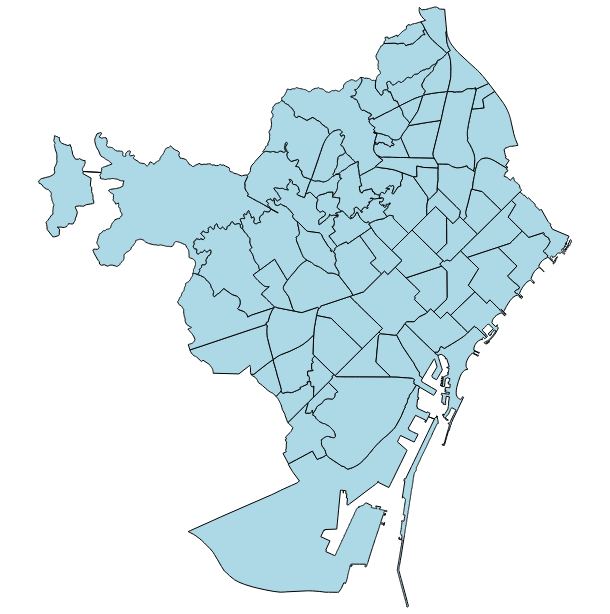

Here is the notebook cell this chart was saved with:
### Code cell
neigh_layer

### Figure 1 — Vega specification as saved in the notebook (floating-point values rounded to 4 significant figures; data arrays with more than 128 entries replaced by an {"elided": "..."} marker saying what was removed)
{"$schema": "https://vega.github.io/schema/vega/v6.json", "data": [{"name": "data-ff3992ad043cdfa6038f5a9446ee4523", "values": [{"name": "la Barceloneta", "type": "Feature", "geometry": {"type": "Polygon", "coordinates": {"elided": "1x539x2 float values"}}}, {"name": "la Marina del Prat Vermell", "type": "Feature", "geometry": {"type": "Polygon", "coordinates": {"elided": "1x2940x2 float values"}}}, {"name": "Sant Antoni", "type": "Feature", "geometry": {"type": "Polygon", "coordinates": [[[2.168, 41.38], [2.168, 41.38], [2.158, 41.38], [2.156, 41.38], [2.154, 41.38], [2.151, 41.38], [2.15, 41.38], [2.15, 41.38], [2.152, 41.38], [2.153, 41.38], [2.156, 41.38], [2.159, 41.38], [2.161, 41.38], [2.162, 41.38], [2.163, 41.39], [2.164, 41.39], [2.165, 41.39], [2.164, 41.39], [2.163, 41.38], [2.167, 41.38], [2.168, 41.38]]]}}, {"name": "Vallvidrera, el Tibidabo i les Planes", "type": "Feature", "geometry": {"type": "Polygon", "coordinates": {"elided": "1x1725x2 float values"}}}, {"name": "Sarrià", "type": "Feature", "geometry": {"type": "Polygon", "coordinates": {"elided": "1x656x2 float values"}}}, {"name": "Vallcarca i els Penitents", "type": "Feature", "geometry": {"type": "Polygon", "coordinates": {"elided": "1x521x2 float values"}}}, {"name": "Baró de Viver", "type": "Feature", "geometry": {"type": "Polygon", "coordinates": [[[2.197, 41.44], [2.196, 41.44], [2.196, 41.44], [2.196, 41.44], [2.196, 41.44], [2.197, 41.45], [2.197, 41.45], [2.198, 41.45], [2.198, 41.45], [2.2, 41.45], [2.201, 41.45], [2.202, 41.45], [2.203, 41.45], [2.203, 41.45], [2.202, 41.45], [2.202, 41.45], [2.199, 41.45], [2.199, 41.45], [2.199, 41.44], [2.2, 41.44], [2.197, 41.44]]]}}, {"name": "Sant Genís dels Agudells", "type": "Feature", "geometry": {"type": "Polygon", "coordinates": {"elided": "1x580x2 float values"}}}, {"name": "Horta", "type": "Feature", "geometry": {"type": "Polygon", "coordinates": {"elided": "1x671x2 float values"}}}, {"name": "l'Antiga Esquerra de l'Eixample", "type": "Feature", "geometry": {"type": "Polygon", "coordinates": [[[2.157, 41.39], [2.158, 41.39], [2.16, 41.39], [2.161, 41.39], [2.162, 41.39], [2.164, 41.39], [2.165, 41.39], [2.165, 41.39], [2.164, 41.39], [2.163, 41.39], [2.162, 41.38], [2.161, 41.38], [2.159, 41.38], [2.157, 41.38], [2.156, 41.38], [2.154, 41.39], [2.153, 41.39], [2.152, 41.39], [2.151, 41.39], [2.148, 41.39], [2.148, 41.39], [2.144, 41.39], [2.144, 41.39], [2.144, 41.39], [2.144, 41.39], [2.144, 41.39], [2.144, 41.39], [2.145, 41.39], [2.145, 41.39], [2.145, 41.39], [2.145, 41.39], [2.145, 41.39], [2.145, 41.39], [2.145, 41.39], [2.145, 41.39], [2.145, 41.39], [2.145, 41.39], [2.145, 41.39], [2.145, 41.39], [2.145, 41.39], [2.145, 41.39], [2.155, 41.4], [2.155, 41.4], [2.156, 41.39], [2.157, 41.39]]]}}, {"name": "el Raval", "type": "Feature", "geometry": {"type": "Polygon", "coordinates": {"elided": "1x95x2 float values"}}}, {"name": "el Barri Gòtic", "type": "Feature", "geometry": {"type": "Polygon", "coordinates": {"elided": "1x119x2 float values"}}}, {"name": "Sant Pere, Santa Caterina i la Ribera", "type": "Feature", "geometry": {"type": "Polygon", "coordinates": {"elided": "1x65x2 float values"}}}, {"name": "el Fort Pienc", "type": "Feature", "geometry": {"type": "Polygon", "coordinates": [[[2.184, 41.39], [2.182, 41.39], [2.181, 41.39], [2.18, 41.39], [2.176, 41.39], [2.176, 41.39], [2.176, 41.39], [2.176, 41.39], [2.176, 41.39], [2.176, 41.39], [2.176, 41.39], [2.176, 41.39], [2.176, 41.39], [2.176, 41.39], [2.176, 41.39], [2.176, 41.4], [2.176, 41.4], [2.176, 41.4], [2.176, 41.4], [2.176, 41.4], [2.176, 41.4], [2.176, 41.4], [2.177, 41.4], [2.177, 41.4], [2.177, 41.4], [2.178, 41.4], [2.178, 41.4], [2.177, 41.4], [2.177, 41.4], [2.177, 41.4], [2.176, 41.4], [2.176, 41.4], [2.175, 41.4], [2.174, 41.4], [2.173, 41.4], [2.175, 41.4], [2.185, 41.4], [2.187, 41.4], [2.187, 41.39], [2.187, 41.39], [2.187, 41.39], [2.187, 41.39], [2.187, 41.39], [2.187, 41.39], [2.187, 41.39], [2.187, 41.39], [2.187, 41.39], [2.187, 41.39], [2.187, 41.39], [2.187, 41.39], [2.187, 41.39], [2.184, 41.39]]]}}, {"name": "la Sagrada Família", "type": "Feature", "geometry": {"type": "Polygon", "coordinates": [[[2.173, 41.4], [2.173, 41.4], [2.173, 41.4], [2.171, 41.4], [2.17, 41.4], [2.17, 41.4], [2.17, 41.4], [2.172, 41.4], [2.169, 41.41], [2.175, 41.41], [2.179, 41.41], [2.181, 41.41], [2.182, 41.41], [2.183, 41.41], [2.186, 41.4], [2.185, 41.4], [2.185, 41.4], [2.175, 41.4], [2.173, 41.4]]]}}, {"name": "la Dreta de l'Eixample", "type": "Feature", "geometry": {"type": "Polygon", "coordinates": {"elided": "1x65x2 float values"}}}, {"name": "la Nova Esquerra de l'Eixample", "type": "Feature", "geometry": {"type": "Polygon", "coordinates": [[[2.152, 41.38], [2.15, 41.38], [2.149, 41.38], [2.149, 41.38], [2.148, 41.38], [2.142, 41.38], [2.143, 41.39], [2.143, 41.39], [2.143, 41.39], [2.143, 41.39], [2.144, 41.39], [2.144, 41.39], [2.148, 41.39], [2.148, 41.39], [2.151, 41.39], [2.152, 41.39], [2.153, 41.39], [2.154, 41.39], [2.156, 41.38], [2.157, 41.38], [2.159, 41.38], [2.156, 41.38], [2.153, 41.38], [2.152, 41.38]]]}}, {"name": "el Poble-sec", "type": "Feature", "geometry": {"type": "Polygon", "coordinates": {"elided": "1x312x2 float values"}}}, {"name": "la Marina de Port", "type": "Feature", "geometry": {"type": "Polygon", "coordinates": {"elided": "1x182x2 float values"}}}, {"name": "la Font de la Guatlla", "type": "Feature", "geometry": {"type": "Polygon", "coordinates": {"elided": "1x91x2 float values"}}}, {"name": "Hostafrancs", "type": "Feature", "geometry": {"type": "Polygon", "coordinates": {"elided": "1x91x2 float values"}}}, {"name": "la Bordeta", "type": "Feature", "geometry": {"type": "Polygon", "coordinates": {"elided": "1x92x2 float values"}}}, {"name": "Sants - Badal", "type": "Feature", "geometry": {"type": "Polygon", "coordinates": [[[2.13, 41.38], [2.13, 41.38], [2.131, 41.37], [2.131, 41.37], [2.132, 41.37], [2.132, 41.37], [2.132, 41.37], [2.131, 41.37], [2.131, 41.37], [2.131, 41.37], [2.131, 41.37], [2.131, 41.37], [2.13, 41.37], [2.13, 41.37], [2.13, 41.37], [2.129, 41.37], [2.129, 41.37], [2.129, 41.37], [2.129, 41.37], [2.128, 41.37], [2.128, 41.37], [2.127, 41.37], [2.127, 41.37], [2.126, 41.37], [2.126, 41.37], [2.126, 41.37], [2.125, 41.37], [2.125, 41.37], [2.124, 41.37], [2.124, 41.37], [2.124, 41.37], [2.124, 41.37], [2.124, 41.37], [2.124, 41.37], [2.124, 41.37], [2.124, 41.37], [2.124, 41.37], [2.124, 41.37], [2.123, 41.37], [2.122, 41.38], [2.122, 41.38], [2.122, 41.38], [2.122, 41.38], [2.123, 41.38], [2.125, 41.38], [2.128, 41.38], [2.129, 41.38], [2.129, 41.38], [2.13, 41.38], [2.13, 41.38], [2.13, 41.38]]]}}, {"name": "Sants", "type": "Feature", "geometry": {"type": "Polygon", "coordinates": {"elided": "1x106x2 float values"}}}, {"name": "les Corts", "type": "Feature", "geometry": {"type": "Polygon", "coordinates": {"elided": "1x82x2 float values"}}}, {"name": "la Maternitat i Sant Ramon", "type": "Feature", "geometry": {"type": "Polygon", "coordinates": {"elided": "1x86x2 float values"}}}, {"name": "Pedralbes", "type": "Feature", "geometry": {"type": "Polygon", "coordinates": {"elided": "1x313x2 float values"}}}, {"name": "les Tres Torres", "type": "Feature", "geometry": {"type": "Polygon", "coordinates": {"elided": "1x116x2 float values"}}}, {"name": "Sant Gervasi - la Bonanova", "type": "Feature", "geometry": {"type": "Polygon", "coordinates": {"elided": "1x514x2 float values"}}}, {"name": "Sant Gervasi - Galvany", "type": "Feature", "geometry": {"type": "Polygon", "coordinates": {"elided": "1x134x2 float values"}}}, {"name": "el Putxet i el Farró", "type": "Feature", "geometry": {"type": "Polygon", "coordinates": {"elided": "1x185x2 float values"}}}, {"name": "el Coll", "type": "Feature", "geometry": {"type": "Polygon", "coordinates": {"elided": "1x179x2 float values"}}}, {"name": "la Salut", "type": "Feature", "geometry": {"type": "Polygon", "coordinates": {"elided": "1x169x2 float values"}}}, {"name": "la Vila de Gràcia", "type": "Feature", "geometry": {"type": "Polygon", "coordinates": {"elided": "1x84x2 float values"}}}, {"name": "el Camp d'en Grassot i Gràcia Nova", "type": "Feature", "geometry": {"type": "Polygon", "coordinates": [[[2.169, 41.4], [2.167, 41.4], [2.166, 41.4], [2.165, 41.4], [2.165, 41.4], [2.164, 41.4], [2.164, 41.4], [2.163, 41.4], [2.162, 41.4], [2.162, 41.4], [2.162, 41.4], [2.164, 41.4], [2.163, 41.41], [2.163, 41.41], [2.163, 41.41], [2.163, 41.41], [2.162, 41.41], [2.162, 41.41], [2.161, 41.41], [2.161, 41.41], [2.161, 41.41], [2.161, 41.41], [2.16, 41.41], [2.16, 41.41], [2.16, 41.41], [2.159, 41.41], [2.158, 41.41], [2.158, 41.41], [2.16, 41.41], [2.161, 41.41], [2.162, 41.41], [2.162, 41.41], [2.163, 41.41], [2.164, 41.41], [2.164, 41.41], [2.164, 41.41], [2.165, 41.41], [2.169, 41.41], [2.172, 41.4], [2.169, 41.4]]]}}, {"name": "el Baix Guinardó", "type": "Feature", "geometry": {"type": "Polygon", "coordinates": [[[2.17, 41.41], [2.169, 41.41], [2.165, 41.41], [2.164, 41.41], [2.164, 41.41], [2.164, 41.41], [2.163, 41.41], [2.162, 41.41], [2.161, 41.41], [2.161, 41.41], [2.161, 41.41], [2.161, 41.41], [2.162, 41.41], [2.162, 41.41], [2.162, 41.41], [2.162, 41.41], [2.163, 41.41], [2.163, 41.41], [2.163, 41.41], [2.163, 41.41], [2.164, 41.41], [2.164, 41.41], [2.164, 41.41], [2.164, 41.41], [2.166, 41.41], [2.166, 41.41], [2.167, 41.42], [2.167, 41.42], [2.168, 41.42], [2.168, 41.42], [2.168, 41.42], [2.168, 41.42], [2.168, 41.42], [2.168, 41.42], [2.168, 41.42], [2.168, 41.42], [2.169, 41.42], [2.169, 41.42], [2.169, 41.42], [2.169, 41.42], [2.169, 41.42], [2.169, 41.42], [2.169, 41.42], [2.169, 41.42], [2.169, 41.42], [2.169, 41.42], [2.169, 41.42], [2.169, 41.42], [2.169, 41.41], [2.17, 41.41], [2.17, 41.41], [2.17, 41.41], [2.17, 41.41], [2.17, 41.41], [2.171, 41.41], [2.171, 41.41], [2.171, 41.41], [2.171, 41.41], [2.172, 41.41], [2.173, 41.41], [2.174, 41.41], [2.174, 41.41], [2.17, 41.41]]]}}, {"name": "Can Baró", "type": "Feature", "geometry": {"type": "Polygon", "coordinates": {"elided": "1x329x2 float values"}}}, {"name": "el Clot", "type": "Feature", "geometry": {"type": "Polygon", "coordinates": [[[2.192, 41.41], [2.194, 41.41], [2.194, 41.41], [2.194, 41.41], [2.194, 41.41], [2.195, 41.41], [2.195, 41.41], [2.195, 41.41], [2.195, 41.41], [2.196, 41.41], [2.197, 41.41], [2.197, 41.41], [2.197, 41.41], [2.195, 41.41], [2.193, 41.41], [2.191, 41.41], [2.19, 41.41], [2.188, 41.4], [2.188, 41.4], [2.188, 41.4], [2.188, 41.4], [2.188, 41.4], [2.187, 41.4], [2.187, 41.4], [2.187, 41.4], [2.187, 41.4], [2.187, 41.4], [2.186, 41.4], [2.186, 41.4], [2.186, 41.4], [2.186, 41.4], [2.183, 41.41], [2.185, 41.41], [2.186, 41.41], [2.187, 41.41], [2.187, 41.41], [2.187, 41.41], [2.187, 41.42], [2.187, 41.42], [2.188, 41.41], [2.189, 41.41], [2.19, 41.41], [2.191, 41.42], [2.191, 41.42], [2.192, 41.41]]]}}, {"name": "el Guinardó", "type": "Feature", "geometry": {"type": "Polygon", "coordinates": {"elided": "1x327x2 float values"}}}, {"name": "la Teixonera", "type": "Feature", "geometry": {"type": "Polygon", "coordinates": {"elided": "1x127x2 float values"}}}, {"name": "la Font d'en Fargues", "type": "Feature", "geometry": {"type": "Polygon", "coordinates": {"elided": "1x211x2 float values"}}}, {"name": "la Vall d'Hebron", "type": "Feature", "geometry": {"type": "Polygon", "coordinates": {"elided": "1x235x2 float values"}}}, {"name": "el Carmel", "type": "Feature", "geometry": {"type": "Polygon", "coordinates": {"elided": "1x373x2 float values"}}}, {"name": "el Parc i la Llacuna del Poblenou", "type": "Feature", "geometry": {"type": "Polygon", "coordinates": [[[2.194, 41.41], [2.195, 41.4], [2.195, 41.4], [2.196, 41.4], [2.197, 41.4], [2.197, 41.4], [2.197, 41.4], [2.197, 41.4], [2.195, 41.4], [2.194, 41.4], [2.194, 41.4], [2.195, 41.4], [2.196, 41.4], [2.195, 41.4], [2.191, 41.39], [2.19, 41.39], [2.189, 41.39], [2.188, 41.39], [2.187, 41.39], [2.185, 41.39], [2.182, 41.39], [2.187, 41.39], [2.187, 41.39], [2.187, 41.39], [2.187, 41.39], [2.187, 41.39], [2.187, 41.39], [2.187, 41.39], [2.187, 41.39], [2.187, 41.39], [2.187, 41.39], [2.187, 41.39], [2.187, 41.39], [2.187, 41.39], [2.187, 41.4], [2.185, 41.4], [2.186, 41.4], [2.186, 41.4], [2.186, 41.4], [2.186, 41.4], [2.187, 41.4], [2.187, 41.4], [2.187, 41.4], [2.187, 41.4], [2.187, 41.4], [2.188, 41.4], [2.188, 41.4], [2.188, 41.4], [2.188, 41.4], [2.188, 41.4], [2.19, 41.41], [2.191, 41.41], [2.193, 41.41], [2.194, 41.41], [2.194, 41.41]]]}}, {"name": "Montbau", "type": "Feature", "geometry": {"type": "Polygon", "coordinates": {"elided": "1x458x2 float values"}}}, {"name": "Provençals del Poblenou", "type": "Feature", "geometry": {"type": "Polygon", "coordinates": [[[2.196, 41.41], [2.194, 41.41], [2.193, 41.41], [2.191, 41.41], [2.193, 41.41], [2.195, 41.41], [2.197, 41.41], [2.198, 41.41], [2.202, 41.41], [2.203, 41.42], [2.205, 41.42], [2.208, 41.42], [2.21, 41.42], [2.21, 41.42], [2.21, 41.42], [2.209, 41.42], [2.209, 41.42], [2.208, 41.42], [2.208, 41.42], [2.208, 41.42], [2.207, 41.42], [2.209, 41.41], [2.21, 41.41], [2.211, 41.41], [2.212, 41.41], [2.211, 41.41], [2.21, 41.41], [2.209, 41.41], [2.208, 41.41], [2.206, 41.41], [2.204, 41.41], [2.202, 41.41], [2.199, 41.41], [2.196, 41.41]]]}}, {"name": "la Clota", "type": "Feature", "geometry": {"type": "Polygon", "coordinates": {"elided": "1x141x2 float values"}}}, {"name": "Vilapicina i la Torre Llobeta", "type": "Feature", "geometry": {"type": "Polygon", "coordinates": [[[2.166, 41.43], [2.166, 41.43], [2.166, 41.43], [2.166, 41.43], [2.167, 41.43], [2.167, 41.43], [2.169, 41.43], [2.169, 41.43], [2.17, 41.43], [2.172, 41.43], [2.173, 41.43], [2.174, 41.43], [2.175, 41.43], [2.176, 41.43], [2.177, 41.43], [2.178, 41.43], [2.183, 41.43], [2.184, 41.43], [2.184, 41.43], [2.184, 41.43], [2.179, 41.43], [2.177, 41.43], [2.177, 41.43], [2.177, 41.43], [2.176, 41.43], [2.176, 41.43], [2.176, 41.43], [2.17, 41.43], [2.17, 41.43], [2.167, 41.43], [2.165, 41.43], [2.164, 41.43], [2.164, 41.43], [2.164, 41.43], [2.164, 41.43], [2.164, 41.43], [2.164, 41.43], [2.164, 41.43], [2.164, 41.43], [2.165, 41.43], [2.165, 41.43], [2.166, 41.43], [2.165, 41.43], [2.164, 41.43], [2.164, 41.43], [2.164, 41.43], [2.165, 41.43], [2.165, 41.43], [2.166, 41.43]]]}}, {"name": "Porta", "type": "Feature", "geometry": {"type": "Polygon", "coordinates": [[[2.185, 41.44], [2.183, 41.43], [2.183, 41.43], [2.183, 41.43], [2.183, 41.43], [2.183, 41.43], [2.178, 41.43], [2.177, 41.43], [2.176, 41.43], [2.175, 41.43], [2.175, 41.43], [2.174, 41.43], [2.174, 41.43], [2.174, 41.43], [2.174, 41.43], [2.173, 41.43], [2.173, 41.43], [2.173, 41.43], [2.173, 41.43], [2.172, 41.43], [2.172, 41.43], [2.172, 41.44], [2.172, 41.44], [2.172, 41.44], [2.173, 41.44], [2.173, 41.44], [2.173, 41.44], [2.174, 41.44], [2.174, 41.44], [2.174, 41.44], [2.174, 41.44], [2.174, 41.44], [2.174, 41.44], [2.174, 41.44], [2.175, 41.44], [2.175, 41.44], [2.175, 41.44], [2.175, 41.44], [2.175, 41.44], [2.175, 41.44], [2.175, 41.44], [2.175, 41.44], [2.175, 41.44], [2.179, 41.44], [2.18, 41.44], [2.182, 41.44], [2.182, 41.44], [2.185, 41.44]]]}}, {"name": "el Turó de la Peira", "type": "Feature", "geometry": {"type": "Polygon", "coordinates": {"elided": "1x105x2 float values"}}}, {"name": "Can Peguera", "type": "Feature", "geometry": {"type": "Polygon", "coordinates": {"elided": "1x78x2 float values"}}}, {"name": "la Guineueta", "type": "Feature", "geometry": {"type": "Polygon", "coordinates": {"elided": "1x149x2 float values"}}}, {"name": "Canyelles", "type": "Feature", "geometry": {"type": "Polygon", "coordinates": {"elided": "1x237x2 float values"}}}, {"name": "Sant Martí de Provençals", "type": "Feature", "geometry": {"type": "Polygon", "coordinates": [[[2.197, 41.41], [2.197, 41.41], [2.197, 41.41], [2.197, 41.41], [2.196, 41.41], [2.195, 41.41], [2.195, 41.41], [2.195, 41.41], [2.195, 41.41], [2.194, 41.41], [2.194, 41.41], [2.194, 41.41], [2.194, 41.41], [2.192, 41.41], [2.193, 41.42], [2.194, 41.42], [2.193, 41.42], [2.193, 41.42], [2.193, 41.42], [2.193, 41.42], [2.193, 41.42], [2.193, 41.42], [2.194, 41.42], [2.194, 41.42], [2.195, 41.42], [2.196, 41.42], [2.198, 41.42], [2.199, 41.42], [2.199, 41.42], [2.199, 41.42], [2.199, 41.42], [2.2, 41.42], [2.202, 41.42], [2.203, 41.42], [2.204, 41.42], [2.204, 41.42], [2.205, 41.42], [2.205, 41.42], [2.203, 41.42], [2.202, 41.41], [2.198, 41.41], [2.197, 41.41]]]}}, {"name": "les Roquetes", "type": "Feature", "geometry": {"type": "Polygon", "coordinates": {"elided": "1x343x2 float values"}}}, {"name": "Verdun", "type": "Feature", "geometry": {"type": "Polygon", "coordinates": [[[2.175, 41.44], [2.175, 41.44], [2.175, 41.44], [2.175, 41.44], [2.174, 41.44], [2.174, 41.44], [2.174, 41.44], [2.174, 41.44], [2.174, 41.44], [2.174, 41.44], [2.174, 41.44], [2.174, 41.44], [2.173, 41.44], [2.173, 41.44], [2.173, 41.44], [2.173, 41.44], [2.173, 41.44], [2.173, 41.44], [2.173, 41.44], [2.173, 41.44], [2.173, 41.44], [2.173, 41.44], [2.173, 41.44], [2.173, 41.44], [2.172, 41.44], [2.172, 41.44], [2.172, 41.44], [2.172, 41.44], [2.172, 41.44], [2.172, 41.44], [2.173, 41.44], [2.174, 41.44], [2.174, 41.44], [2.174, 41.44], [2.175, 41.44], [2.175, 41.44], [2.175, 41.44], [2.176, 41.44], [2.176, 41.44], [2.176, 41.45], [2.177, 41.45], [2.177, 41.45], [2.178, 41.45], [2.178, 41.45], [2.179, 41.45], [2.179, 41.45], [2.179, 41.45], [2.179, 41.45], [2.179, 41.45], [2.18, 41.45], [2.179, 41.45], [2.179, 41.44], [2.178, 41.44], [2.178, 41.44], [2.178, 41.44], [2.178, 41.44], [2.177, 41.44], [2.177, 41.44], [2.176, 41.44], [2.175, 41.44]]]}}, {"name": "la Prosperitat", "type": "Feature", "geometry": {"type": "Polygon", "coordinates": [[[2.176, 41.44], [2.175, 41.44], [2.175, 41.44], [2.175, 41.44], [2.175, 41.44], [2.175, 41.44], [2.175, 41.44], [2.175, 41.44], [2.175, 41.44], [2.175, 41.44], [2.175, 41.44], [2.175, 41.44], [2.176, 41.44], [2.177, 41.44], [2.177, 41.44], [2.178, 41.44], [2.178, 41.44], [2.178, 41.44], [2.178, 41.44], [2.179, 41.44], [2.179, 41.45], [2.18, 41.45], [2.18, 41.45], [2.18, 41.45], [2.18, 41.45], [2.18, 41.45], [2.181, 41.45], [2.182, 41.45], [2.183, 41.45], [2.185, 41.45], [2.186, 41.45], [2.187, 41.45], [2.187, 41.45], [2.187, 41.45], [2.187, 41.45], [2.188, 41.45], [2.186, 41.44], [2.186, 41.44], [2.185, 41.44], [2.182, 41.44], [2.182, 41.44], [2.18, 41.44], [2.179, 41.44], [2.176, 41.44]]]}}, {"name": "la Trinitat Nova", "type": "Feature", "geometry": {"type": "Polygon", "coordinates": {"elided": "1x128x2 float values"}}}, {"name": "Ciutat Meridiana", "type": "Feature", "geometry": {"type": "Polygon", "coordinates": {"elided": "1x170x2 float values"}}}, {"name": "Vallbona", "type": "Feature", "geometry": {"type": "Polygon", "coordinates": {"elided": "1x80x2 float values"}}}, {"name": "la Trinitat Vella", "type": "Feature", "geometry": {"type": "Polygon", "coordinates": {"elided": "1x99x2 float values"}}}, {"name": "Torre Baró", "type": "Feature", "geometry": {"type": "Polygon", "coordinates": {"elided": "1x492x2 float values"}}}, {"name": "el Bon Pastor", "type": "Feature", "geometry": {"type": "Polygon", "coordinates": {"elided": "1x143x2 float values"}}}, {"name": "Sant Andreu", "type": "Feature", "geometry": {"type": "Polygon", "coordinates": {"elided": "1x122x2 float values"}}}, {"name": "la Sagrera", "type": "Feature", "geometry": {"type": "Polygon", "coordinates": {"elided": "1x77x2 float values"}}}, {"name": "el Congrés i els Indians", "type": "Feature", "geometry": {"type": "Polygon", "coordinates": [[[2.181, 41.42], [2.181, 41.42], [2.181, 41.42], [2.181, 41.42], [2.181, 41.42], [2.181, 41.42], [2.181, 41.42], [2.18, 41.42], [2.177, 41.43], [2.176, 41.43], [2.176, 41.43], [2.177, 41.43], [2.177, 41.43], [2.177, 41.43], [2.179, 41.43], [2.184, 41.43], [2.184, 41.43], [2.184, 41.43], [2.184, 41.42], [2.184, 41.42], [2.184, 41.42], [2.183, 41.42], [2.182, 41.42], [2.182, 41.42], [2.182, 41.42], [2.181, 41.42], [2.181, 41.42]]]}}, {"name": "Navas", "type": "Feature", "geometry": {"type": "Polygon", "coordinates": [[[2.189, 41.42], [2.19, 41.42], [2.191, 41.42], [2.191, 41.42], [2.191, 41.42], [2.191, 41.42], [2.191, 41.42], [2.191, 41.42], [2.191, 41.42], [2.19, 41.41], [2.189, 41.41], [2.188, 41.41], [2.183, 41.42], [2.181, 41.42], [2.18, 41.42], [2.18, 41.42], [2.181, 41.42], [2.181, 41.42], [2.181, 41.42], [2.182, 41.42], [2.182, 41.42], [2.182, 41.42], [2.183, 41.42], [2.184, 41.42], [2.184, 41.42], [2.186, 41.42], [2.187, 41.42], [2.187, 41.42], [2.189, 41.42]]]}}, {"name": "el Camp de l'Arpa del Clot", "type": "Feature", "geometry": {"type": "Polygon", "coordinates": [[[2.185, 41.41], [2.183, 41.41], [2.182, 41.41], [2.181, 41.41], [2.179, 41.41], [2.175, 41.41], [2.181, 41.42], [2.183, 41.42], [2.187, 41.42], [2.187, 41.42], [2.187, 41.41], [2.187, 41.41], [2.187, 41.41], [2.186, 41.41], [2.185, 41.41]]]}}, {"name": "la Vila Olímpica del Poblenou", "type": "Feature", "geometry": {"type": "Polygon", "coordinates": {"elided": "1x288x2 float values"}}}, {"name": "el Poblenou", "type": "Feature", "geometry": {"type": "Polygon", "coordinates": {"elided": "1x85x2 float values"}}}, {"name": "la Verneda i la Pau", "type": "Feature", "geometry": {"type": "Polygon", "coordinates": {"elided": "1x78x2 float values"}}}, {"name": "Diagonal Mar i el Front Marítim del Poblenou", "type": "Feature", "geometry": {"type": "Polygon", "coordinates": {"elided": "1x388x2 float values"}}}, {"name": "el Besòs i el Maresme", "type": "Feature", "geometry": {"type": "Polygon", "coordinates": {"elided": "1x492x2 float values"}}}]}], "marks": [{"type": "shape", "name": "marks", "from": {"data": "data-ff3992ad043cdfa6038f5a9446ee4523"}, "encode": {"update": {"tooltip": {"signal": "{\"name\": isValid(datum[\"name\"]) ? datum[\"name\"] : \"\"+datum[\"name\"]}"}, "stroke": {"value": "black"}, "fill": {"value": "lightblue"}}}, "transform": [{"type": "geoshape", "projection": "projection"}], "style": ["geoshape"]}], "projections": [{"name": "projection", "type": "equalEarth", "size": {"signal": "[width, height]"}, "fit": {"signal": "data('data-ff3992ad043cdfa6038f5a9446ee4523')"}}], "background": "white", "width": 600, "padding": 5, "height": 600, "style": "view"}
